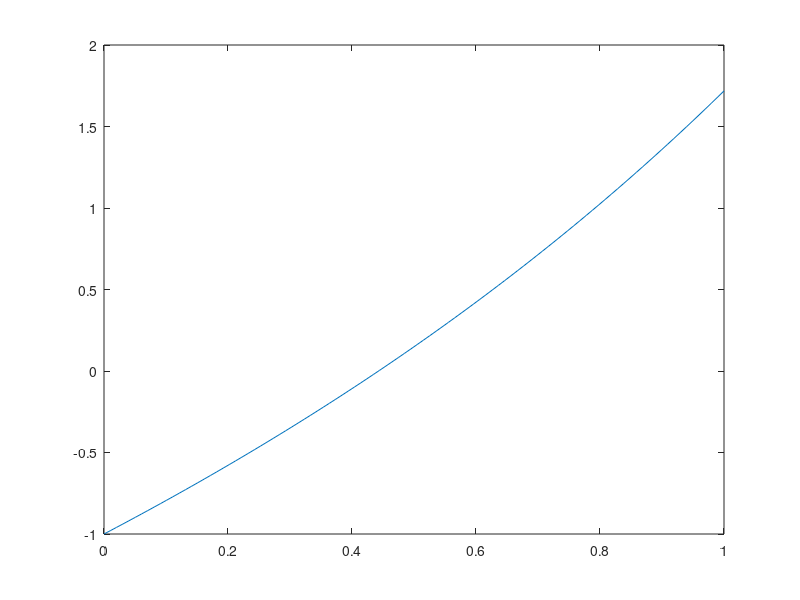

The MATLAB source for this figure: (Note: this script raises an error after producing the figure.)
x=linspace(0,1);

f = @(x) exp(x)-2+x; %funzione anonima

figure(1);
plot(x, f(x))

fprintf('%1.0f\n', sign(f(0)*f(1)))

[x,xall,iter] = bisezione(f, 0, 1, 10e-8, 10e6);

x1 = 0.4428544010023885;

figure(2);
semilogy(1:iter, (abs(x1-xall)/abs(x1)))